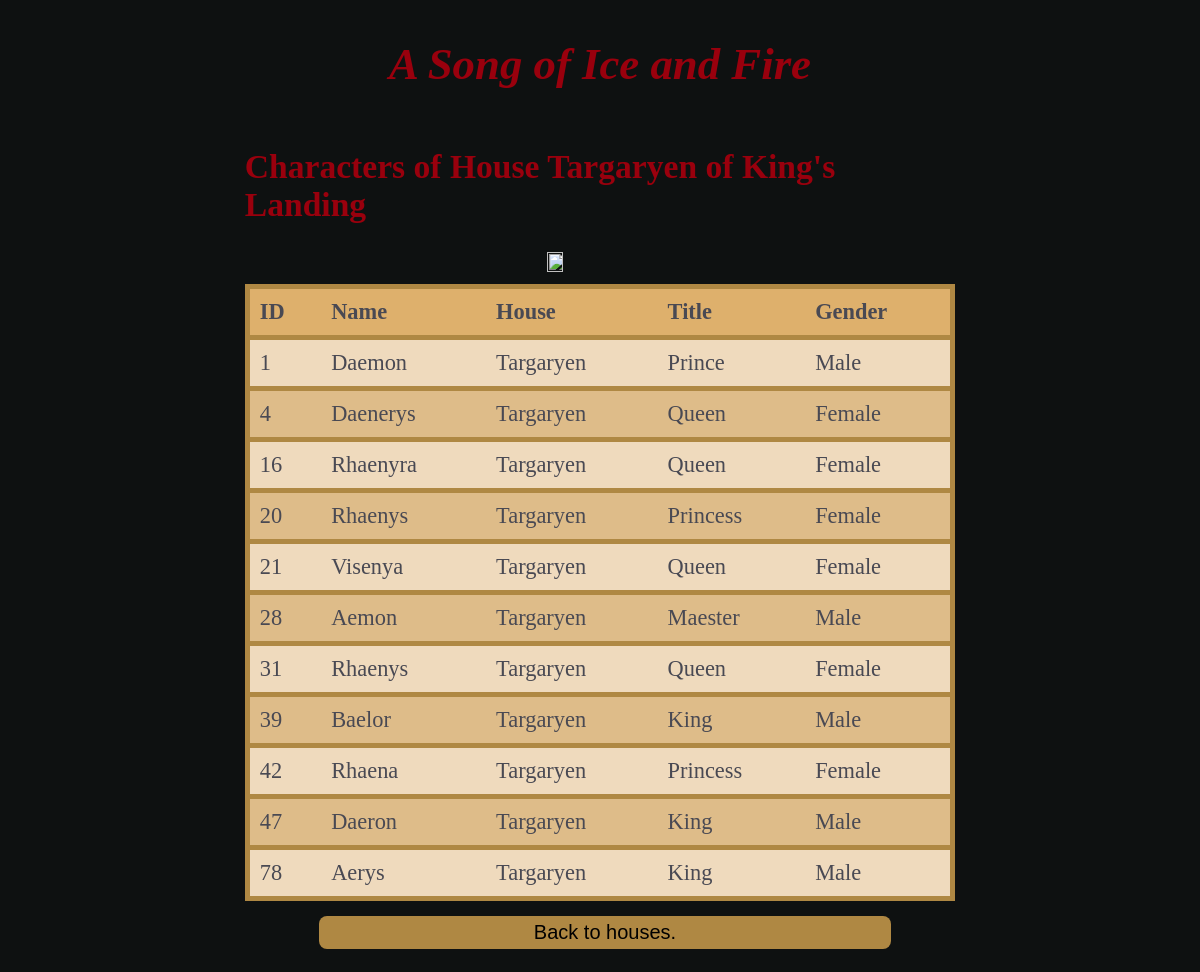
Page /members.php?houseID=1 (signed in) on the committed database.
### tables this page shows
CREATE TABLE `houses` (
  `houseID` int(11) NOT NULL,
  `name` varchar(20) NOT NULL,
  `seat` varchar(20) NOT NULL,
  `region` varchar(20) NOT NULL
);

CREATE TABLE `persons` (
  `personID` int(11) NOT NULL,
  `name` varchar(20) NOT NULL,
  `house` int(11) NOT NULL,
  `title` varchar(20) NOT NULL,
  `gender` varchar(10) NOT NULL
);

### members.php (the view, shortened to what this page needs)
<?php
    include "config.php";
    require "model/person.php";
    if(isset($_GET['houseID'])){
        $houseID = $_GET['houseID'];
        $sql = "SELECT p.personID as ppersonID, p.name as pname, h.name as hname, p.title as ptitle, p.gender as pgender
        FROM persons as p INNER JOIN houses as h
        ON p.house = h.houseID
        WHERE h.houseID = $houseID";
        $result = $conn->query($sql);
        $sql2 = "SELECT `name`
        FROM houses
        WHERE houseID = $houseID";
        $houseNameResult = $conn->query($sql2);
        $houseName = $houseNameResult->fetch_assoc()['name'];
        $sql3 = "SELECT `seat`
        FROM houses
        WHERE houseID = $houseID";
        $houseSeatResult = $conn->query($sql3);
        $houseSeat = $houseSeatResult->fetch_assoc()['seat'];
    }
?>
<!DOCTYPE html>
<html lang="en">
<head>
    <link rel="stylesheet" href="style/home.css">
</head>
<body>
<h1>A Song of Ice and Fire</h1>
<div id="nameAndSigil">
<h2>Characters of House <?php echo $houseName ?> of <?php echo $houseSeat ?></h2>
<img src="sigils/<?php echo $houseID ?>.svg" style="display:
    <?php if(($houseID > 9 && $houseID < 25) || $houseID > 36) echo 'none;'; ?>">
</div>
<table class = "table">
    <thead>
        <tr>
            <th>ID</th>
            <th>Name</th>
            <th>House</th>
            <th>Title</th>
            <th>Gender</th>
        </tr>
    </thead>
    <tbody>
    <?php
        if($result->num_rows>0){
        $iterator = 0;
        while($row = $result->fetch_assoc()){
    ?>
        <?php
            if($iterator % 2 == 0 ){
        ?>
        <tr class="evenRow">
        <?php
            } else {
        ?>
        <tr class="oddRow">
        <?php
            }
        ?>
            <td> <?php echo $row['ppersonID']; ?> </td>
            <td> <?php echo $row['pname']; ?> </td>
            <td> <?php echo $row['hname']; ?> </td>
            <td> <?php echo $row['ptitle']; ?> </td>
            <td> <?php echo $row['pgender']; ?> </td>
        </tr>
    <?php
        $iterator++;
        }
    ?>
    <?php
        }
    ?>
    </tbody>
</table>
<table class=menu_buttons>
    <tr>
        <td><a href="housesView.php"> <button class="fancyButton"> Back to houses. </button></a> </td>
    </tr>
</table>
</body>
</html>

### style/home.css (style rules this page uses)
body { background-color: #778586; color: black; display: flex; flex-direction: column; align-items: center; font-size: 140%; transition-duration: 1000ms; }
h1 { font-style: italic; }
.table { border-collapse: collapse; width: 60%; }
thead { border: 5px solid #af8843; background-color: #deb06c; color: #494953; }
th, td { padding: 10px; text-align: left; }
.evenRow { border: 5px solid #af8843; background-color: #efdabd; color: #494953; text-align: left; }
.oddRow { border: 5px solid #af8843; background-color: #debc89; color: #494953; }
.menu_buttons { width: 50%; table-layout: fixed; border-collapse: collapse; }
.fancyButton { background-color: #af8843; border-radius: 8px; border: none; font-size: 20px; color: black; padding: 5px; margin: 5px; cursor: pointer; transition-duration: 200ms; width: 100%; height: 100%; }
#nameAndSigil { height: 20%; display: flex; flex-direction: column; align-items: center; width: 60%; margin-bottom: 0.5%; }
#nameAndSigil>img { height: 15%; width: 15%; }

### rows in the picture
houses: name "Targaryen", seat "King's Landing"
persons: personID "1", name "Daemon", house.name "Targaryen", title "Prince", gender "Male"
persons: personID "4", name "Daenerys", house.name "Targaryen", title "Queen", gender "Female"
persons: personID "16", name "Rhaenyra", house.name "Targaryen", title "Queen", gender "Female"
persons: personID "20", name "Rhaenys", house.name "Targaryen", title "Princess", gender "Female"
persons: personID "21", name "Visenya", house.name "Targaryen", title "Queen", gender "Female"
persons: personID "28", name "Aemon", house.name "Targaryen", title "Maester", gender "Male"
persons: personID "31", name "Rhaenys", house.name "Targaryen", title "Queen", gender "Female"
persons: personID "39", name "Baelor", house.name "Targaryen", title "King", gender "Male"
persons: personID "42", name "Rhaena", house.name "Targaryen", title "Princess", gender "Female"
persons: personID "47", name "Daeron", house.name "Targaryen", title "King", gender "Male"
persons: personID "78", name "Aerys", house.name "Targaryen", title "King", gender "Male"
